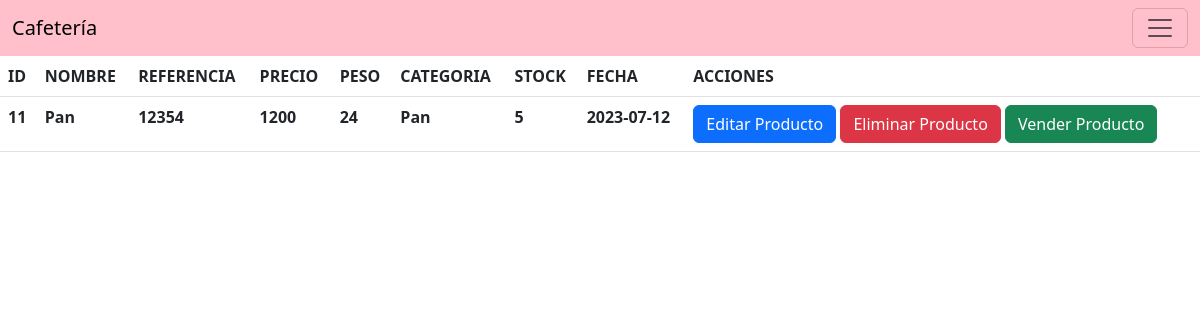
/View/categorias/categoria.php?nombre=Pan, run on the app's committed database.
### tables this page shows
CREATE TABLE `productos` (
  `IdProducto` int(11) NOT NULL,
  `Nombre` varchar(100) NOT NULL,
  `Referencia` varchar(10) NOT NULL,
  `Precio` int(11) NOT NULL,
  `Peso` int(11) NOT NULL,
  `Categoria` varchar(100) NOT NULL,
  `Stock` int(11) NOT NULL,
  `Fecha` date NOT NULL
);

### Config/config.php (called while the page is built)
<?php
  class db{
    private $host="localhost";
    private $dbname="cafeteria";
    private $user="root";
    private $password="";
    public function conexion(){
      try{
        $PDO = new PDO("mysql:host=". $this->host.";dbname=". $this->dbname,$this->user,$this->password);
        return $PDO;
      }catch(PDOException $e){
        return $e->getMessage();
      }
    }
  }
?>

### Controller/categoriaController.php (called while the page is built, shortened)
<?php
class categoriaController{
    private $modelo;
    public function __construct()
    {
        require_once("c://xampp/htdocs/prueba_konecta/Model/ModeloCategoria.php");
        $this->modelo = new ModeloCategoria();
    }
    public function productos($nombre){
        return ($this->modelo->buscar_categoria2($nombre) != false)  ? $this->modelo->buscar_categoria2($nombre) : false;
    }
}
?>

### Model/ModeloCategoria.php (called while the page is built, shortened)
<?php
class ModeloCategoria{
    private $PDO;
    public function __construct()
    {
        require_once("c://xampp/htdocs/prueba_konecta/Config/config.php");
        $conec = new db();
        $this->PDO = $conec->conexion();
    }
    public function buscar_categoria2($nombre){
        $stament = $this->PDO->prepare("SELECT * FROM productos WHERE Categoria = :nombre");
        $stament->bindParam(":nombre", $nombre);
        return ($stament->execute()) ? $stament->fetchAll() : false;
    }
}
?>

### View/categorias/Categoria.php (the view)
<?php
require_once("c:/xampp/htdocs/prueba_konecta/View/head/head.php");
require_once("c:/xampp/htdocs/prueba_konecta/Controller/categoriaController.php");
$obj = new categoriaController();
$listaproductos=$obj->productos($_GET['nombre']);
?>
<table class="table">
<thead>
<tr>
    <th scope="col">ID</th>
    <th scope="col">NOMBRE</th>
    <th scope="col">REFERENCIA</th>
    <th scope="col">PRECIO</th>
    <th scope="col">PESO</th>
    <th scope="col">CATEGORIA</th>
    <th scope="col">STOCK</th>
    <th scope="col">FECHA</th>
    <th scope="col">ACCIONES</th>
</tr>
</thead>
    <tbody>
    <?php if($listaproductos) :?>
        <?php foreach($listaproductos as $productos): ?>
        <tr>
            <th><?= $productos[0]?></th>
            <th><?= $productos[1]?></th>
            <th><?= $productos[2]?></th>
            <th><?= $productos[3]?></th>
            <th><?= $productos[4]?></th>
            <th><?= $productos[5]?></th>
            <th><?= $productos[6]?></th>
            <th><?= $productos[7]?></th>
            <th><a href="/prueba_konecta/View/productos/EditarProducto.php?id=<?= $productos[0]?>" class="btn btn-primary">Editar Producto</a>
            <a href="/prueba_konecta/View/productos/EliminarProducto.php?id=<?= $productos[0]?>" class="btn btn-danger">Eliminar Producto</a>
            <a href="/prueba_konecta/View/productos/VenderProducto.php?id=<?= $productos[0]?>" class="btn btn-success">Vender Producto</a>
        </th>
        </tr>
        <?php endforeach; ?>
    <?php else: ?>
            <tr>
                <td>No hay registros</td>
            </tr>
        <?php endif; ?>
    </tbody>
</table>
<?php
require_once("c:/xampp/htdocs/prueba_konecta/View/head/footer.php");
?>

### data on the page
productos: IdProducto "11", Nombre "Pan", Referencia "12354", Precio "1200", Peso "24", Categoria "Pan", Stock "5", Fecha "2023-07-12"
